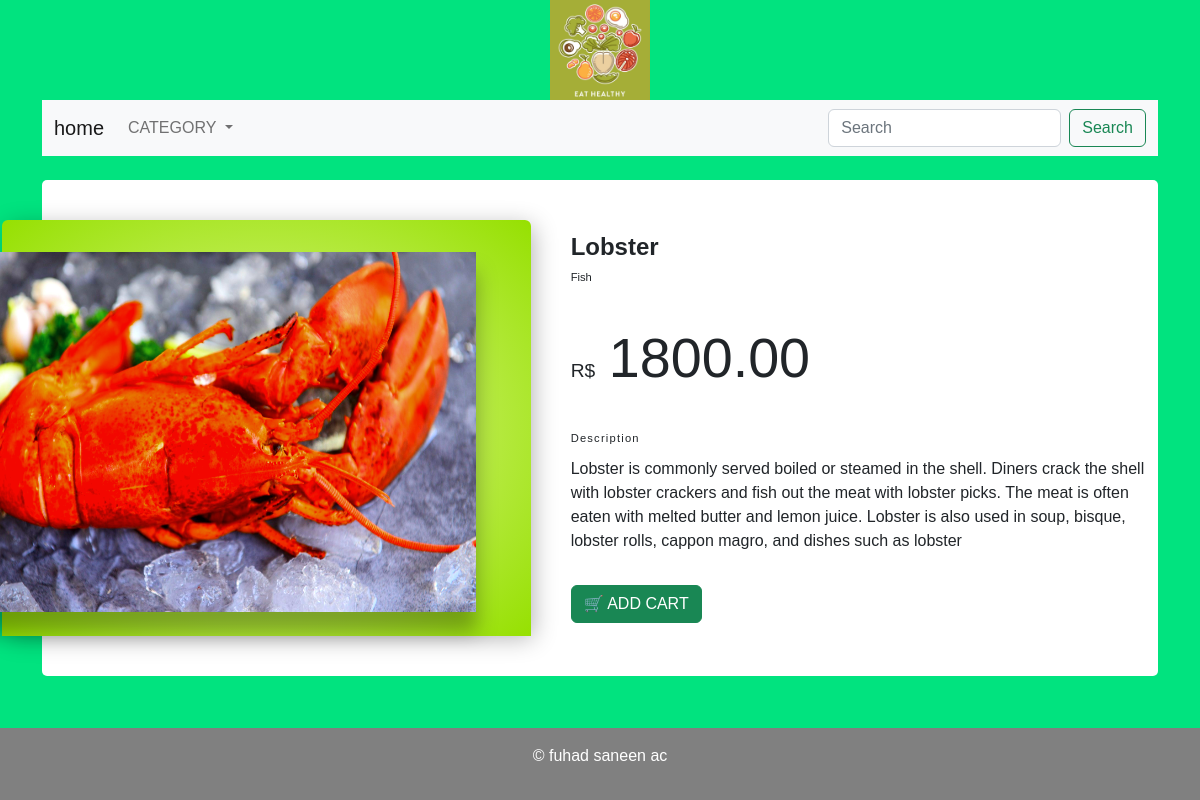
/shop/fish/lobster, run on the app's committed database.
### shop/models.py (models this page shows, shortened)
class Product(models.Model):
    name=models.CharField(max_length=250,unique=True)
    slug=models.SlugField(max_length=250,unique=True)
    desc=models.CharField(max_length=2500,blank=True)
    price=models.DecimalField(max_digits=10,decimal_places=2)
    category=models.ForeignKey(Category,on_delete=models.CASCADE)
    img=models.ImageField(upload_to='product',blank=True)
    stock=models.IntegerField()
    available=models.BooleanField(default=True)
    created=models.DateTimeField(auto_now_add=True)
    update=models.DateTimeField(auto_now=True)
    class Meta:
        ordering=('name',)
        verbose_name='product'
        verbose_name_plural='products'

class Category(models.Model):
    name=models.CharField(max_length=250,unique=True)
    slug=models.SlugField(max_length=250,unique=True)
    desc=models.CharField(max_length=2500,blank=True)
    img=models.ImageField(upload_to='category',blank=True)
    class Meta:
        ordering=('name',)
        verbose_name='category'
        verbose_name_plural='categories'
    def get_url(self):
        return reverse('shop:product_by_category',args=[self.slug])
    def __str__(self):
        return '{}'.format(self.name)

### shop/views.py (the view)
# urls.py: path('<slug:c_slug>/<slug:product_slug>',views.proDetails,name='proDetails'),
def proDetails(request,product_slug,c_slug):
    try:
        product=Product.objects.get(category__slug=c_slug ,slug=product_slug)
    except Exception as e:
        raise e
    return render(request, 'product.html', {'product': product})

### cart/context_processors.py (called while the page is built)
def counter(request):
    item_count=0
    if 'admin' in request.path:
        return  {}
    else:
        try:
            cart=Cart.objects.filter(cart_id=_cart_id(request))
            car_items=CartItem.objects.all().filter(cart=cart[:1])
            for cart_item in car_items:
                item_count += cart_item.quantity
        except Cart.DoesNotExist:
            item_count=0
    return dict(item_count=item_count)

### cart/views.py (called while the page is built)
def _cart_id(request):
    cart=request.session.session_key
    if not cart:
        cart=request.session.create()
    return cart

### shop/context_processors.py (called while the page is built)
def menu_links(request):
    links=Category.objects.all()
    return dict(links=links)

### templates/product.html (shortened to what this page needs)
{% load static %}
<!DOCTYPE html>
<html lang="en">
<head>
    <link href="{% static 'css/bootstrap.min.css' %}" rel="stylesheet" >
    <link href="{% static 'css/prouduct.css' %}" rel="stylesheet" >
</head>
<body>
<div class="container">
{% include 'header.html' %}
{% include 'navber.html' %}
  <br>
<section class="product">
	<div class="product__photo">
		<div class="photo-container">
			<div class="photo-main">
				<img  src="{{product.img.url}}" alt="{{product.name}}" height="360px" width="530px">
			</div>
		</div>
	</div>
	<div class="product__info">
		<div class="title">
			<h1>{{product.name}}</h1>
			<span>{{product.category}}</span>
		</div>
		<div class="price">
			R$ <span>{{product.price}}</span>
		</div>
		<div class="description">
			<h3>Description</h3>
             <p>{{product.desc}}</p>
		</div>
        {% if product.stock <= 0 %}
        <b>out of stock</b>
        {% else %}
		<a class="btn btn-success" href="{% url 'cart:add_cart' product.id %}" role="button"> 🛒 ADD CART</a>
		{% endif %}
	</div>
</section>
</div>
<br>
{% include 'footer.html' %}
</body>
</html>

### static/css/prouduct.css (style rules this page uses)
* { box-sizing: border-box; }
html, body { height: 100%; }
body { display: grid; grid-template-rows: 1fr; font-family: "Raleway", sans-serif; background-color: #01e37f; }
h3 { font-size: 0.7em; letter-spacing: 1.2px; color: $color-secondary; }
img { max-width: 100%; filter: drop-shadow(1px 1px 3px $color-secondary); }
.product { display: grid; grid-template-columns: 0.9fr 1fr; margin: auto; padding: 2.5em 0; min-width: 600px; background-color: white; border-radius: 5px; }
.product__photo { position: relative; }
.photo-container { position: absolute; left: -2.5em; display: grid; grid-template-rows: 1fr; width: 100%; height: 100%; border-radius: 6px; box-shadow: 4px 4px 25px -2px rgba(0, 0, 0, 0.3); }
.product__info { padding: 0.8em 0; }

### data on the page
Product: img (picture), name "Lobster", category "Fish", price "1800.00", desc "Lobster is commonly served boiled or steamed in the shell. Diners crack the shell with lobster crackers and fish out the meat with lobster picks. The meat is often eaten with melted butter and lemon juice. Lobster is also used in soup, bisque, lobster rolls, cappon magro, and dishes such as lobster"
